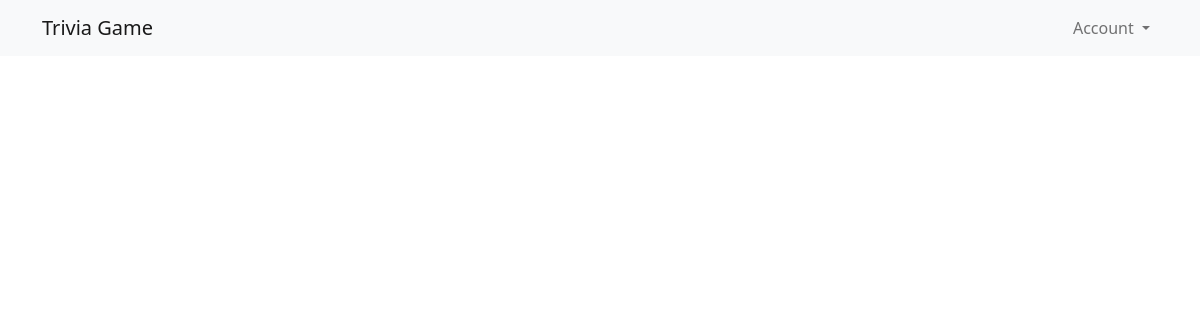
Before: / with the older database file.
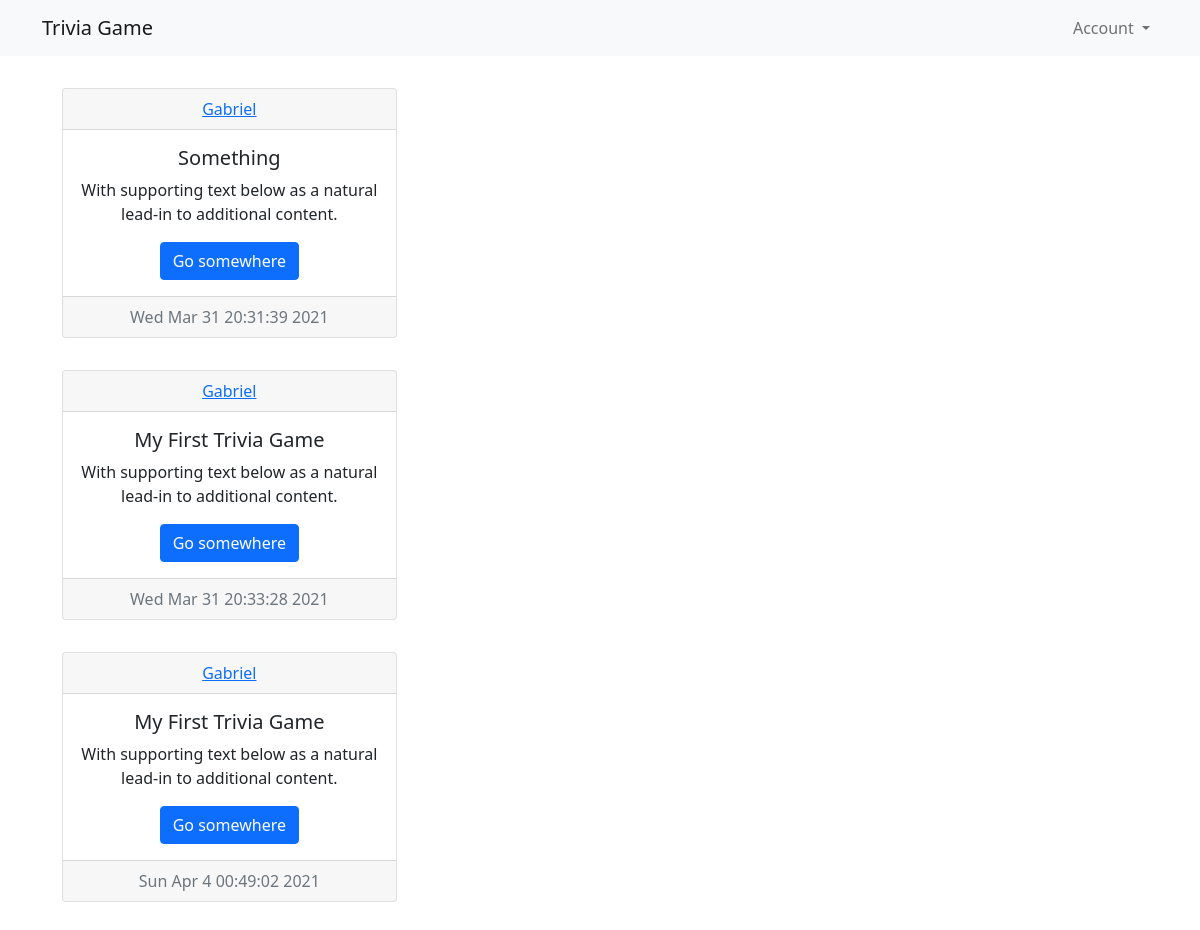
After: the same page with the newer database file.
### app/models.py (models this page shows, shortened)
class User(db.Model, UserMixin):
    id = db.Column(db.Integer, primary_key=True);
    username = db.Column(db.String(120),  unique=True, nullable=False);
    email = db.Column(db.String(120), unique=True, nullable=False);
    password = db.Column(db.String(120), nullable=False);
    trivigame = db.relationship('TriviaGame', backref='author', lazy=True);

class TriviaGame(db.Model):
    id = db.Column(db.Integer, primary_key=True);
    content = db.Column(db.String(200), nullable=False);
    date = db.Column(db.DateTime, nullable=False, default=datetime.datetime.now());
    user_id = db.Column(db.Integer, db.ForeignKey('user.id'),nullable=False);
    file = db.Column(db.String(100));

### app/routes.py (the view)
@app.route('/home')
@app.route("/")
def home():
    now = datetime.date.today();
    logged_in = current_user.is_authenticated;
    raw = TriviaGame.query.all();
    content = [];
    date = [];
    users = [];
    for i in range(len(raw)-1, -1, -1):
        users.append(raw[i].author.username);
        content.append(json.loads(raw[i].content));
        date.append(raw[i].date);
    return render_template("home.html", title="home",users=users, is_logged_in=logged_in, content=content, length=len(content), date=date, now=now);

### app/templates/home.html
{% extends "layout.html" %}
{% block content %}
{% for i in range(length-1,-1,-1) %}
<div class="row p-3">
    <div class="col-4">
        <div class="card text-center">
            <div class="card-header">
            <a href="#">{{users[i]}}</a>
            </div>
            <div class="card-body">
            <h5 class="card-title">{{content[i]['title']}}</h5>
            <p class="card-text">With supporting text below as a natural lead-in to additional content.</p>
            <a href="#" class="btn btn-primary">Go somewhere</a>
            </div>
            <div class="card-footer text-muted">
            {% if(date[i].strftime('%d') == now.strftime('%d')) %}
            {{date[i].strftime("%I:%M %p")}}
            {% else %}
            {{date[i].strftime("%c")}}
            {% endif %}
            </div>
        </div>
    </div>
</div>
{% endfor %}
{% endblock content %}

### app/templates/layout.html (shortened to what this page needs)
<!doctype html>
<html lang="en">
  <head>
<link href="https://cdn.jsdelivr.net/npm/bootstrap@5.0.0-beta2/dist/css/bootstrap.min.css" rel="stylesheet">
  </head>
  <body>
    <nav class="navbar navbar-expand-lg navbar-light bg-light">
      <div class="container">
        <a class="navbar-brand" href="{{url_for('home')}}">Trivia Game</a>
        <div class="collapse navbar-collapse d-flex flex-row-reverse" id="navbarNavDropdown">
          <ul class="navbar-nav">
            <li class="nav-item dropdown">
              {% if is_logged_in %}
              <a class="nav-link dropdown-toggle" href="#" id="navbarDropdownMenuLink" role="button" data-bs-toggle="dropdown" aria-expanded="false">
                {{current_user.username}}
              </a>
              {% else %}
              <a class="nav-link dropdown-toggle" href="#" id="navbarDropdownMenuLink" role="button" data-bs-toggle="dropdown" aria-expanded="false">
                Account
              </a>
              {% endif %}
            </li>
          </ul>
        </div>
      </div>
    </nav>
    <div class="container">
    <main role="main">
      <div class="row p-3">
          {% block content %}{% endblock %}
        </div>
      </main>
      </div>
  </body>
</html>

Changed rows visible on the page:
now on this page (row unchanged): User: username "Gabriel" "Gabriel" "Gabriel"
added TriviaGame: date "Wed Mar 31 20:31:39 2021"
added TriviaGame: date "Wed Mar 31 20:33:28 2021"
added TriviaGame: date "Sun Apr 4 00:49:02 2021"
Other visible differences:
new list line: "Something With supporting text below as a natural lead-in to additional content. Go somewhere"
new list line: "My First Trivia Game With supporting text below as a natural lead-in to additional content. Go somewhere"
